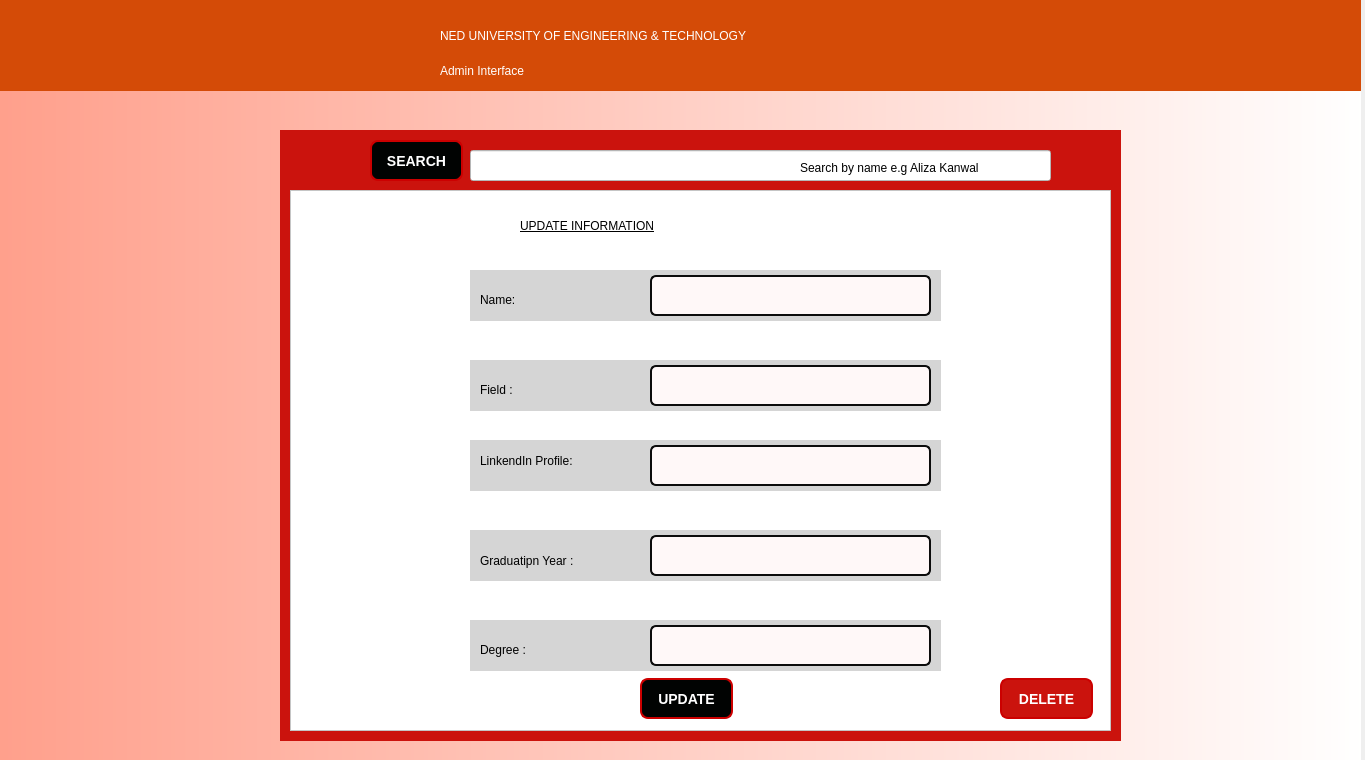
<?xml version="1.0" encoding="UTF-8"?>
<ui version="4.0">
 <class>UpdateInfoDialog</class>
 <widget class="QDialog" name="UpdateInfoDialog">
  <property name="geometry">
   <rect>
    <x>0</x>
    <y>0</y>
    <width>1365</width>
    <height>760</height>
   </rect>
  </property>
  <property name="windowTitle">
   <string>Dialog</string>
  </property>
  <widget class="QWidget" name="widget" native="true">
   <property name="geometry">
    <rect>
     <x>-80</x>
     <y>-60</y>
     <width>1441</width>
     <height>821</height>
    </rect>
   </property>
   <property name="styleSheet">
    <string notr="true">background-color: qlineargradient(spread:pad, x1:0, y1:1, x2:1, y2:1, stop:0 rgba(255, 154, 133, 255), stop:1 rgba(255, 255, 255, 255));</string>
   </property>
   <widget class="QWidget" name="widget_2" native="true">
    <property name="geometry">
     <rect>
      <x>60</x>
      <y>60</y>
      <width>1461</width>
      <height>91</height>
     </rect>
    </property>
    <property name="styleSheet">
     <string notr="true">background-color: rgb(212, 75, 7);
color:#ffffff;</string>
    </property>
    <widget class="QLabel" name="label_2">
     <property name="geometry">
      <rect>
       <x>300</x>
       <y>0</y>
       <width>121</width>
       <height>91</height>
      </rect>
     </property>
     <property name="text">
      <string/>
     </property>
     <property name="pixmap">
      <pixmap>nedlogo.jpg</pixmap>
     </property>
     <property name="scaledContents">
      <bool>true</bool>
     </property>
    </widget>
    <widget class="QLabel" name="label_3">
     <property name="geometry">
      <rect>
       <x>460</x>
       <y>20</y>
       <width>721</width>
       <height>31</height>
      </rect>
     </property>
     <property name="styleSheet">
      <string notr="true">
font: 18pt &quot;Segoe UI&quot;;</string>
     </property>
     <property name="text">
      <string>NED UNIVERSITY OF ENGINEERING &amp; TECHNOLOGY</string>
     </property>
    </widget>
    <widget class="QLabel" name="label_4">
     <property name="geometry">
      <rect>
       <x>460</x>
       <y>60</y>
       <width>191</width>
       <height>21</height>
      </rect>
     </property>
     <property name="styleSheet">
      <string notr="true">font: 14pt &quot;Segoe UI&quot;;</string>
     </property>
     <property name="text">
      <string>Admin Interface</string>
     </property>
    </widget>
   </widget>
   <widget class="QWidget" name="widget_3" native="true">
    <property name="geometry">
     <rect>
      <x>360</x>
      <y>190</y>
      <width>841</width>
      <height>611</height>
     </rect>
    </property>
    <property name="styleSheet">
     <string notr="true">background-color: rgb(203, 19, 13);</string>
    </property>
    <widget class="QFrame" name="frame">
     <property name="geometry">
      <rect>
       <x>10</x>
       <y>60</y>
       <width>821</width>
       <height>541</height>
      </rect>
     </property>
     <property name="styleSheet">
      <string notr="true">background-color: rgb(255, 255, 255);
gridline-color: rgb(255, 255, 255);
border-right-color: rgb(186, 51, 24);
border-top-color: rgb(186, 51, 24);
border-bottom-color: rgb(186, 51, 24);
border-left-color: rgb(186, 51, 24);</string>
     </property>
     <property name="frameShape">
      <enum>QFrame::Shape::StyledPanel</enum>
     </property>
     <property name="frameShadow">
      <enum>QFrame::Shadow::Raised</enum>
     </property>
     <widget class="QLabel" name="label_5">
      <property name="geometry">
       <rect>
        <x>230</x>
        <y>10</y>
        <width>341</width>
        <height>51</height>
       </rect>
      </property>
      <property name="styleSheet">
       <string notr="true">font: 600 18pt &quot;Segoe UI&quot;;
text-decoration: underline;</string>
      </property>
      <property name="text">
       <string>UPDATE INFORMATION</string>
      </property>
     </widget>
     <widget class="QPushButton" name="updateButton">
      <property name="geometry">
       <rect>
        <x>350</x>
        <y>488</y>
        <width>93</width>
        <height>41</height>
       </rect>
      </property>
      <property name="styleSheet">
       <string notr="true">QPushButton {
    font: bold 14px;
    padding: 10px;
    background-color: #010302;  /* Bright Red */
    color: white;
    border: 2px solid #CC0000;
    border-radius: 8px;
}
QPushButton:hover {
    background-color: #FF4C4C;  /* Lighter on hover */
}
</string>
      </property>
      <property name="text">
       <string>UPDATE</string>
      </property>
     </widget>
     <widget class="QPushButton" name="pushButton_3">
      <property name="geometry">
       <rect>
        <x>710</x>
        <y>488</y>
        <width>93</width>
        <height>41</height>
       </rect>
      </property>
      <property name="styleSheet">
       <string notr="true">QPushButton {
    font: bold 14px;
    padding: 10px;
    background-color: rgb(203, 19, 13);  /* Bright Red */
    color: white;
    border: 2px solid #CC0000;
    border-radius: 8px;
}
QPushButton:hover {
    background-color: #FF4C4C;  /* Lighter on hover */
}
</string>
      </property>
      <property name="text">
       <string>DELETE</string>
      </property>
     </widget>
     <widget class="QWidget" name="widget_10" native="true">
      <property name="geometry">
       <rect>
        <x>180</x>
        <y>80</y>
        <width>471</width>
        <height>51</height>
       </rect>
      </property>
      <property name="styleSheet">
       <string notr="true">background-color: rgb(213, 213, 213);
</string>
      </property>
      <widget class="QLabel" name="label_13">
       <property name="geometry">
        <rect>
         <x>10</x>
         <y>20</y>
         <width>71</width>
         <height>20</height>
        </rect>
       </property>
       <property name="styleSheet">
        <string notr="true">background-color: rgb(213, 213, 213);
font: 700 11pt &quot;Yu Gothic&quot;;

</string>
       </property>
       <property name="text">
        <string>Name: </string>
       </property>
      </widget>
      <widget class="QLineEdit" name="nameLineEdit">
       <property name="geometry">
        <rect>
         <x>180</x>
         <y>5</y>
         <width>281</width>
         <height>41</height>
        </rect>
       </property>
       <property name="styleSheet">
        <string notr="true">QLineEdit {
    background-color: #FFF8F8;
    border: 2px solid #0c0c0c;
    border-radius: 6px;
    padding: 6px;
    font: 11pt &quot;Segoe UI&quot;;
}
QLineEdit:focus {
    border: 2px solid #CC0000;
    background-color: #FFF1F1;
}
</string>
       </property>
      </widget>
     </widget>
     <widget class="QWidget" name="widget_12" native="true">
      <property name="geometry">
       <rect>
        <x>180</x>
        <y>170</y>
        <width>471</width>
        <height>51</height>
       </rect>
      </property>
      <property name="styleSheet">
       <string notr="true">background-color: rgb(213, 213, 213);
</string>
      </property>
      <widget class="QLabel" name="label_14">
       <property name="geometry">
        <rect>
         <x>10</x>
         <y>20</y>
         <width>63</width>
         <height>20</height>
        </rect>
       </property>
       <property name="styleSheet">
        <string notr="true">background-color: rgb(213, 213, 213);
font: 700 10pt &quot;Yu Gothic&quot;;</string>
       </property>
       <property name="text">
        <string>Field :</string>
       </property>
      </widget>
      <widget class="QLineEdit" name="fieldLineEdit">
       <property name="geometry">
        <rect>
         <x>180</x>
         <y>5</y>
         <width>281</width>
         <height>41</height>
        </rect>
       </property>
       <property name="styleSheet">
        <string notr="true">QLineEdit {
    background-color: #FFF8F8;
    border: 2px solid #0c0c0c;
    border-radius: 6px;
    padding: 6px;
    font: 11pt &quot;Segoe UI&quot;;
}
QLineEdit:focus {
    border: 2px solid #CC0000;
    background-color: #FFF1F1;
}
</string>
       </property>
      </widget>
     </widget>
     <widget class="QWidget" name="widget_5" native="true">
      <property name="geometry">
       <rect>
        <x>180</x>
        <y>250</y>
        <width>471</width>
        <height>51</height>
       </rect>
      </property>
      <property name="styleSheet">
       <string notr="true">background-color: rgb(213, 213, 213);
</string>
      </property>
      <widget class="QLabel" name="label_11">
       <property name="geometry">
        <rect>
         <x>10</x>
         <y>10</y>
         <width>151</width>
         <height>21</height>
        </rect>
       </property>
       <property name="styleSheet">
        <string notr="true">background-color: rgb(213, 213, 213);
font: 700 10pt &quot;Yu Gothic&quot;;</string>
       </property>
       <property name="text">
        <string>LinkendIn Profile:</string>
       </property>
      </widget>
      <widget class="QLineEdit" name="linkedinLineEdit">
       <property name="geometry">
        <rect>
         <x>180</x>
         <y>5</y>
         <width>281</width>
         <height>41</height>
        </rect>
       </property>
       <property name="styleSheet">
        <string notr="true">QLineEdit {
    background-color: #FFF8F8;
    border: 2px solid #0c0c0c;
    border-radius: 6px;
    padding: 6px;
    font: 11pt &quot;Segoe UI&quot;;
}
QLineEdit:focus {
    border: 2px solid #CC0000;
    background-color: #FFF1F1;
}
</string>
       </property>
      </widget>
     </widget>
     <widget class="QWidget" name="widget_6" native="true">
      <property name="geometry">
       <rect>
        <x>180</x>
        <y>340</y>
        <width>471</width>
        <height>51</height>
       </rect>
      </property>
      <property name="styleSheet">
       <string notr="true">background-color: rgb(213, 213, 213);
</string>
      </property>
      <widget class="QLabel" name="label_6">
       <property name="geometry">
        <rect>
         <x>10</x>
         <y>20</y>
         <width>151</width>
         <height>21</height>
        </rect>
       </property>
       <property name="styleSheet">
        <string notr="true">background-color: rgb(213, 213, 213);
font: 700 10pt &quot;Yu Gothic&quot;;</string>
       </property>
       <property name="text">
        <string>Graduatipn Year : </string>
       </property>
      </widget>
      <widget class="QLineEdit" name="yearLineEdit">
       <property name="geometry">
        <rect>
         <x>180</x>
         <y>5</y>
         <width>281</width>
         <height>41</height>
        </rect>
       </property>
       <property name="styleSheet">
        <string notr="true">QLineEdit {
    background-color: #FFF8F8;
    border: 2px solid #0c0c0c;
    border-radius: 6px;
    padding: 6px;
    font: 11pt &quot;Segoe UI&quot;;
}
QLineEdit:focus {
    border: 2px solid #CC0000;
    background-color: #FFF1F1;
}
</string>
       </property>
      </widget>
     </widget>
     <widget class="QWidget" name="widget_7" native="true">
      <property name="geometry">
       <rect>
        <x>180</x>
        <y>430</y>
        <width>471</width>
        <height>51</height>
       </rect>
      </property>
      <property name="styleSheet">
       <string notr="true">background-color: rgb(213, 213, 213);
</string>
      </property>
      <widget class="QLabel" name="label_8">
       <property name="geometry">
        <rect>
         <x>10</x>
         <y>20</y>
         <width>63</width>
         <height>20</height>
        </rect>
       </property>
       <property name="styleSheet">
        <string notr="true">background-color: rgb(213, 213, 213);
font: 700 10pt &quot;Yu Gothic&quot;;</string>
       </property>
       <property name="text">
        <string>Degree :</string>
       </property>
      </widget>
      <widget class="QLineEdit" name="degreeLineEdit">
       <property name="geometry">
        <rect>
         <x>180</x>
         <y>5</y>
         <width>281</width>
         <height>41</height>
        </rect>
       </property>
       <property name="styleSheet">
        <string notr="true">QLineEdit {
    background-color: #FFF8F8;
    border: 2px solid #0c0c0c;
    border-radius: 6px;
    padding: 6px;
    font: 11pt &quot;Segoe UI&quot;;
}
QLineEdit:focus {
    border: 2px solid #CC0000;
    background-color: #FFF1F1;
}
</string>
       </property>
      </widget>
     </widget>
    </widget>
    <widget class="QPushButton" name="pushButton">
     <property name="geometry">
      <rect>
       <x>90</x>
       <y>10</y>
       <width>93</width>
       <height>41</height>
      </rect>
     </property>
     <property name="styleSheet">
      <string notr="true">QPushButton {
    font: bold 14px;
    padding: 10px;
    background-color: #010302;  /* Bright Red */
    color: white;
    border: 2px solid #CC0000;
    border-radius: 8px;
}
QPushButton:hover {
    background-color: #FF4C4C;  /* Lighter on hover */
}
</string>
     </property>
     <property name="text">
      <string>SEARCH</string>
     </property>
    </widget>
    <widget class="QLineEdit" name="lineEdit">
     <property name="geometry">
      <rect>
       <x>190</x>
       <y>20</y>
       <width>581</width>
       <height>31</height>
      </rect>
     </property>
     <property name="styleSheet">
      <string notr="true">background-color: rgb(255, 255, 255);</string>
     </property>
    </widget>
    <widget class="QLabel" name="label">
     <property name="geometry">
      <rect>
       <x>520</x>
       <y>30</y>
       <width>221</width>
       <height>16</height>
      </rect>
     </property>
     <property name="styleSheet">
      <string notr="true">background-color: rgb(255, 255, 255);</string>
     </property>
     <property name="text">
      <string>Search by name e.g Aliza Kanwal</string>
     </property>
    </widget>
   </widget>
  </widget>
 </widget>
 <resources/>
 <connections/>
</ui>
